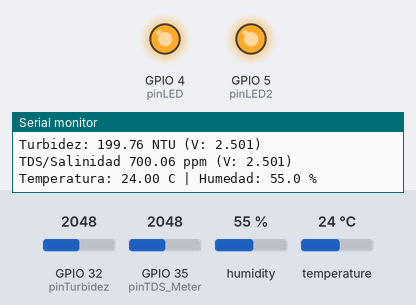
Recording of a sketch running on a simulated ESP32. Parts: output pins drawn as LEDs (lit = HIGH), the last lines printed to the serial monitor. The test bench sets the inputs (shaded band); at power-on: GPIO 32 (pinTurbidez) = 2048, GPIO 35 (pinTDS_Meter) = 2048, humidity 55 %, temperature 24 °C. WiFi joins after 1.5 s; servers stay silent unless stated.

Above: at 10.8 s.
10.9 s: GPIO 32 (pinTurbidez) set to 2363
16.3 s: GPIO 32 (pinTurbidez) set to 2479
At 21.3 s:
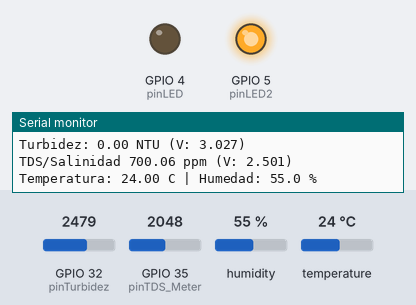
21.6 s: GPIO 32 (pinTurbidez) set to 1228
At 26.1 s:
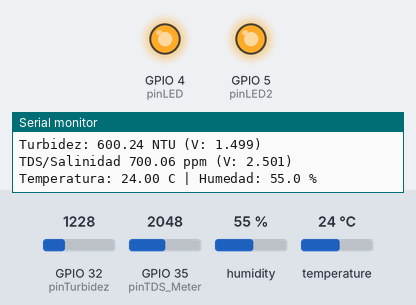
32.0 s: GPIO 35 (pinTDS_Meter) set to 1291
36.8 s: GPIO 35 (pinTDS_Meter) set to 1198
At 41.3 s:
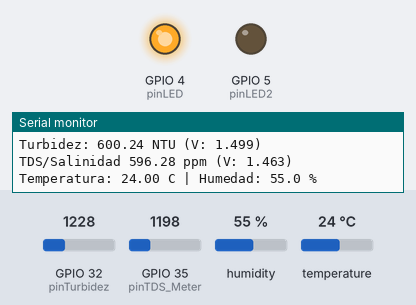
42.1 s: GPIO 35 (pinTDS_Meter) set to 2866
At 47.0 s:
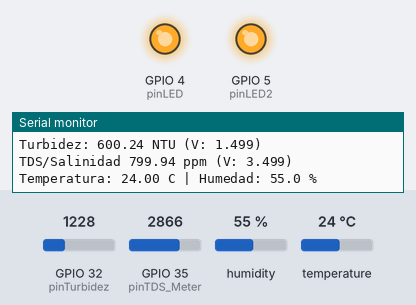
Timing chart, 0 to 48.2 s (numbered marks = the images above; inputs shaded):
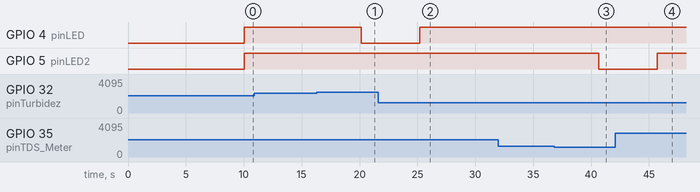

The sketch:

Sensor_de_agua_y_temperatura.ino
```cpp
#include <WiFi.h>
#include <WiFiClientSecure.h>
#include <UniversalTelegramBot.h>//libreria para el telegram bot
#include "DHT.h"//Librería para el sensor DHT

//Configuración de red
const char* NOMBRE_WIFI = "Movil Javi";//nombre de la wifi a la que estamos conectados
const char* CONTRASEÑA = "12345678";//contraseña de la wifi

#define BOT_TOKEN "8288127741:AAE3keH0LW7ri-LRNxTSFQANVFtYT2WYSmE"//TOKEN DEL BOT
const String CHAT_ID="5762882135";//ID DEL USUARIO A QUE ENVIAMOS EL MENSAJE

WiFiClientSecure client;
UniversalTelegramBot bot(BOT_TOKEN, client);

// Pines  utilizados de la ESP32
const int pinTurbidez = 32;
const int pinTDS_Meter = 35;
const int pinLED = 4;//LED de alerta de turbidez
const int pinLED2= 5;//LED de alerta de salinidad

#define DHTPIN 18 // Pin donde conecto la Señal/Data del DHT11
#define DHTTYPE DHT11// Definición del modelo DHT11
DHT dht(DHTPIN, DHTTYPE);


const int NUM_LECTURAS=100;//numero de veces que la ESP32 toma una muestra del voltaje del sensor
const float V_ref = 5.0;//voltaje que se introduce en los sensores
const float Val_max = 4095.0;

const float Leveltur_max = 25.0;// Alerta si es mayor a 25 NTU.
const float Levelsal_max = 600.0; // Alerta si la salinidad es mayor de 600 ppm
const float V_limpio = 3; // Voltaje en agua limpia
const float pendiente_turbidez = 400.0; //pendiente de la turbidez

const float TDS_1V = 100;//Pendiente (Slope) TDS vs. Voltaje
const float TDS_0V = 450.0;//TDS a 0V

// Variables Control del tiempo
const long T_Alerta = 30000; // 30 segundos en milisegundos
unsigned long tiempoAnterior = 0; // Almacena el tiempo exacto en el que se realizo el ultimo envio

float Conseguir_voltaje_pin(int pinESP32) {
    long suma = 0;
    int i = 0;
    while (i <NUM_LECTURAS) {
        suma = suma + analogRead(pinESP32);
        i++;
    }
    float voltaje_pin = suma / NUM_LECTURAS;
    return (voltaje_pin / Val_max) * V_ref;
}

float voltage_to_NTU(float V) {
    float ntu_val = pendiente_turbidez * (V_limpio - V);
    if (ntu_val < 0) {
        return 0.0;
    }
    return ntu_val;
}

float voltage_to_TDS(float V) {
    float tds_val = TDS_1V * V + TDS_0V;
    return (tds_val < 0) ? 0.0 : tds_val;
}


void setup() {
    Serial.begin(115200);
    pinMode(pinLED, OUTPUT);
    pinMode(pinLED2, OUTPUT);

    analogSetPinAttenuation(pinTurbidez, ADC_11db);//inicializa el pin de turbidez
    analogSetPinAttenuation(pinTDS_Meter, ADC_11db);//inicializa el pin de salinidad
    dht.begin();//Inicializa el sensor DHT11

    Serial.println("--- Monitor de la calidad del agua inicializandose ---");


    client.setInsecure();
}

void loop() {
    // CONDICIONAL PARA LA RECONEXIÓN DE WIFI
    if (WiFi.status() != WL_CONNECTED) {
        Serial.println("reconectando WiFi...");
        WiFi.begin(NOMBRE_WIFI, CONTRASEÑA);
        delay(10000);
        return;
    }

    //lineas para obtener el voltaje exacto de los sensores de turbidez y de salinidad asi como los valores que obtienen
    float V_turb = Conseguir_voltaje_pin(pinTurbidez);
    float turb_Valor = voltage_to_NTU(V_turb);
    float V_TDS = Conseguir_voltaje_pin(pinTDS_Meter);
    float tds_Valor = voltage_to_TDS(V_TDS);

    //lectura del sensor DHT11
    float humedad = dht.readHumidity();
    float Temperatura= dht.readTemperature();

    bool alertaActiva = false;//creación de un booleano para establecer si hay que activar una alerta o no, dependiendo de si los sensores detectan unos valores por encima del umbral

    //comprobación de si el valor de turbidez supera el umbral establecido
    if (turb_Valor > Leveltur_max) {
        digitalWrite(pinLED, HIGH);
        Serial.println("!TURBIDEZ DEMASIADO ALTA!");
        alertaActiva = true;
    } else {
        digitalWrite(pinLED, LOW);
    }
    //comprobación de si el valor de salinidad supera el umbral establecido
    if (tds_Valor > Levelsal_max) {
        digitalWrite(pinLED2, HIGH);
        Serial.println("!SALINIDAD DEMASIADO ALTA!");
        alertaActiva = true;
    } else {
        digitalWrite(pinLED2, LOW);
    }

    // LÓGICA DE ENVÍO DE TELEGRAM
    unsigned long tiempoActual = millis();//nos da el tiempo en el que nos situamos desde el encendido o ultimo reinicio de la ESP32

    if (alertaActiva && (tiempoActual - tiempoAnterior >=T_Alerta)) {

        tiempoAnterior = tiempoActual;
        //aqui definimos el mensaje exacto de la temperatura y de la humedad, el de alerta o bien permanece igual que significaria que esta todo correcto o varia dentro de los distintos condicionales de abajo
        String alerta_mensaje = "";
        String tempHum = " (Ambiente: " + String(Temperatura, 1) + " C, " + String(humedad, 1) + "%)";

        if (turb_Valor > Leveltur_max && tds_Valor > Levelsal_max) {
             alerta_mensaje = "ALERTA DOBLE: Turbidez (" + String(turb_Valor, 2) + " NTU) y Salinidad (" + String(tds_Valor, 1) + " ppm) demasiado altas." + tempHum;
        }
        else if (turb_Valor > Leveltur_max) {
             alerta_mensaje = "ALERTA Turbidez: " + String(turb_Valor, 2) + " NTU. El TDS es: " + String(tds_Valor, 1) + " ppm." + tempHum;
        }
        else if (tds_Valor > Levelsal_max) {
             alerta_mensaje = "ALERTA Salinidad: " + String(tds_Valor, 2) + " PPM. La turbidez es: " + String(turb_Valor, 1) + " NTU." + tempHum;
        }

        if (alerta_mensaje.length() > 0) {
            bot.sendMessage(CHAT_ID, alerta_mensaje, "");
            Serial.println("Telegram: Mensaje de alerta enviado (temporizado).");
        }
    }
    //Impresión de todos los valores de turbidez, salinidad y temperatura/humedad
    Serial.print("Turbidez: ");
    Serial.print(turb_Valor, 2);
    Serial.print(" NTU (V: ");
    Serial.print(V_turb, 3);
    Serial.println(")");

    Serial.print("TDS/Salinidad ");
    Serial.print(tds_Valor, 2);
    Serial.print(" ppm (V: ");
    Serial.print(V_TDS, 3);
    Serial.println(")");

    if (!isnan(humedad) && !isnan(Temperatura)) {
        Serial.print("Temperatura: ");
        Serial.print(Temperatura, 2);
        Serial.print(" C | Humedad: ");
        Serial.print(humedad, 1);
        Serial.println(" %");
    }

    delay(5000); // espera 5 segundos
}
```

Measured:
- the behaviour switches between 2405 and 2406 on GPIO 32 (pinTurbidez) (found by bisection; images 0 and 1)
- the behaviour switches between 1229 and 1228 on GPIO 35 (pinTDS_Meter) (found by bisection; images 2 and 3)
- after the input at 16.3 s, GPIO 4 (pinLED): HIGH → LOW after 3.9 s
- after the input at 21.6 s, GPIO 4 (pinLED): LOW → HIGH after 3.6 s
- after the input at 36.8 s, GPIO 5 (pinLED2): HIGH → LOW after 3.9 s
- after the input at 42.1 s, GPIO 5 (pinLED2): LOW → HIGH after 3.6 s
